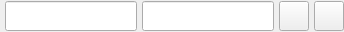
<?xml version="1.0" encoding="UTF-8"?>
<ui version="4.0">
 <class>widgetAddColorTransport</class>
 <widget class="QWidget" name="widgetAddColorTransport">
  <property name="geometry">
   <rect>
    <x>0</x>
    <y>0</y>
    <width>344</width>
    <height>32</height>
   </rect>
  </property>
  <property name="windowTitle">
   <string>Form</string>
  </property>
  <layout class="QVBoxLayout" name="verticalLayout">
   <property name="spacing">
    <number>0</number>
   </property>
   <property name="leftMargin">
    <number>0</number>
   </property>
   <property name="topMargin">
    <number>0</number>
   </property>
   <property name="rightMargin">
    <number>0</number>
   </property>
   <property name="bottomMargin">
    <number>0</number>
   </property>
   <item>
    <layout class="QHBoxLayout" name="horizontalLayout">
     <property name="spacing">
      <number>5</number>
     </property>
     <property name="rightMargin">
      <number>0</number>
     </property>
     <item>
      <widget class="QLabel" name="lbl_id">
       <property name="minimumSize">
        <size>
         <width>0</width>
         <height>0</height>
        </size>
       </property>
       <property name="maximumSize">
        <size>
         <width>0</width>
         <height>0</height>
        </size>
       </property>
       <property name="text">
        <string/>
       </property>
      </widget>
     </item>
     <item>
      <widget class="QLineEdit" name="le_name_color">
       <property name="minimumSize">
        <size>
         <width>0</width>
         <height>30</height>
        </size>
       </property>
      </widget>
     </item>
     <item>
      <widget class="QLineEdit" name="le_hex_color">
       <property name="minimumSize">
        <size>
         <width>0</width>
         <height>30</height>
        </size>
       </property>
      </widget>
     </item>
     <item>
      <widget class="QPushButton" name="btn_save">
       <property name="minimumSize">
        <size>
         <width>30</width>
         <height>30</height>
        </size>
       </property>
       <property name="maximumSize">
        <size>
         <width>30</width>
         <height>30</height>
        </size>
       </property>
       <property name="cursor">
        <cursorShape>PointingHandCursor</cursorShape>
       </property>
       <property name="styleSheet">
        <string notr="true"/>
       </property>
       <property name="text">
        <string/>
       </property>
       <property name="icon">
        <iconset resource="../../resurce.qrc">
         <normaloff>:/Icons/icons/save_.svg</normaloff>:/Icons/icons/save_.svg</iconset>
       </property>
       <property name="iconSize">
        <size>
         <width>24</width>
         <height>24</height>
        </size>
       </property>
      </widget>
     </item>
     <item>
      <widget class="QPushButton" name="btn_delete">
       <property name="minimumSize">
        <size>
         <width>30</width>
         <height>30</height>
        </size>
       </property>
       <property name="maximumSize">
        <size>
         <width>30</width>
         <height>30</height>
        </size>
       </property>
       <property name="cursor">
        <cursorShape>PointingHandCursor</cursorShape>
       </property>
       <property name="text">
        <string/>
       </property>
       <property name="icon">
        <iconset resource="../../resurce.qrc">
         <normaloff>:/Icons/icons/trash_.svg</normaloff>:/Icons/icons/trash_.svg</iconset>
       </property>
       <property name="iconSize">
        <size>
         <width>24</width>
         <height>24</height>
        </size>
       </property>
      </widget>
     </item>
    </layout>
   </item>
  </layout>
 </widget>
 <resources>
  <include location="../../resurce.qrc"/>
 </resources>
 <connections/>
</ui>
